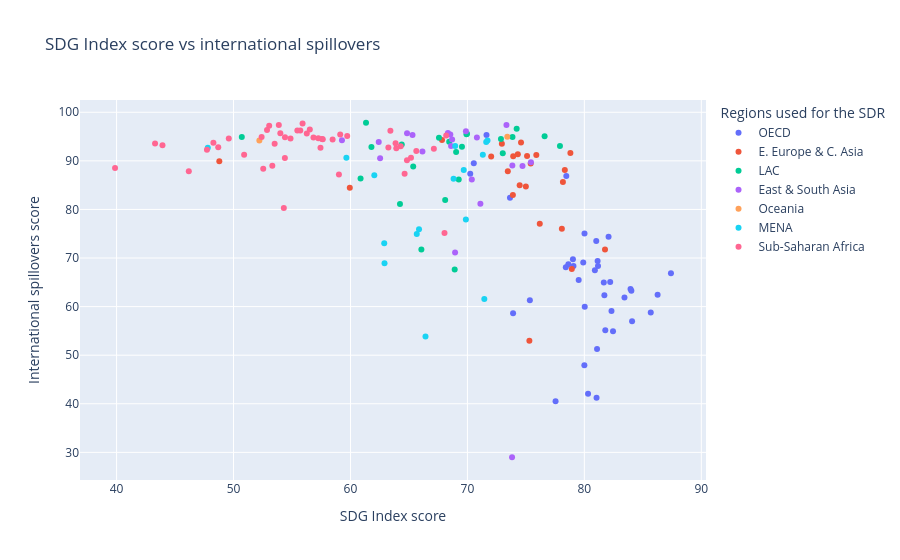

Notebook cell for this chart:
### Markdown cell above
## 3. Score vs international spillovers

### Code cell
spill = "International Spillovers Score (0-100)"
fig = px.scatter(score_data.dropna(subset=[spill]), x=score_col, y=spill,
                 color="Regions used for the SDR", hover_name="country",
                 title="SDG Index score vs international spillovers",
                 labels={score_col: "SDG Index score", spill: "International spillovers score"})
fig.show()
print("Pearson correlation:", score_data[[score_col, spill]].corr().iloc[0,1])

### Figure 1 — Plotly figure (JSON) as saved in the notebook; plotly's stock layout.template omitted (floating-point values rounded to 4 significant figures)
{"data": [{"hovertemplate": "<b>%{hovertext}</b><br><br>Regions used for the SDR=OECD<br>SDG Index score=%{x}<br>International spillovers score=%{y}<extra></extra>", "hovertext": ["Finland", "Sweden", "Denmark", "Norway", "Germany", "Austria", "France", "United Kingdom", "Iceland", "Czechia", "Poland", "Estonia", "Latvia", "Slovenia", "Spain", "Portugal", "Belgium", "Netherlands", "Japan", "Slovak Republic", "Switzerland", "Lithuania", "Hungary", "Ireland", "Italy", "New Zealand", "Canada", "Australia", "Greece", "Chile", "Korea, Rep.", "Luxembourg", "United States", "Israel", "Costa Rica", "Colombia", "Mexico", "Türkiye"], "legendgroup": "OECD", "marker": {"color": "#636efa", "symbol": "circle"}, "mode": "markers", "name": "OECD", "orientation": "v", "showlegend": true, "type": "scatter", "x": [87.4, 86.26, 85.68, 84.08, 84.02, 83.95, 83.43, 82.45, 82.32, 82.21, 82.07, 81.79, 81.71, 81.66, 81.17, 81.13, 81.08, 81.04, 81.02, 80.9, 80.32, 80.03, 80.01, 80.0, 79.91, 79.51, 79.07, 79.02, 78.63, 78.46, 78.41, 77.54, 75.34, 73.91, 73.64, 71.63, 70.55, 70.24], "xaxis": "x", "y": [66.88, 62.45, 58.77, 56.99, 63.27, 63.6, 61.87, 54.91, 59.11, 65.06, 74.38, 55.14, 62.33, 64.96, 68.36, 69.4, 51.28, 41.22, 73.53, 67.47, 42.08, 59.95, 75.05, 47.91, 69.08, 65.5, 68.36, 69.74, 68.72, 86.89, 68.11, 40.53, 61.31, 58.62, 82.39, 95.33, 89.49, 87.32], "yaxis": "y"}, {"hovertemplate": "<b>%{hovertext}</b><br><br>Regions used for the SDR=E. Europe & C. Asia<br>SDG Index score=%{x}<br>International spillovers score=%{y}<extra></extra>", "hovertext": ["Croatia", "Malta", "Moldova", "Belarus", "Serbia", "Romania", "Bulgaria", "Ukraine", "Albania", "Cyprus", "Armenia", "Montenegro", "Kyrgyz Republic", "Russian Federation", "Azerbaijan", "Bosnia and Herzegovina", "North Macedonia", "Georgia", "Uzbekistan", "Kazakhstan", "Tajikistan", "Turkmenistan", "Afghanistan"], "legendgroup": "E. Europe & C. Asia", "marker": {"color": "#EF553B", "symbol": "circle"}, "mode": "markers", "name": "E. Europe & C. Asia", "orientation": "v", "showlegend": true, "type": "scatter", "x": [81.77, 78.93, 78.81, 78.33, 78.17, 78.08, 76.19, 75.89, 75.41, 75.3, 75.1, 75.0, 74.58, 74.47, 74.31, 73.92, 73.89, 73.45, 72.95, 72.03, 67.83, 59.94, 48.78], "xaxis": "x", "y": [71.75, 67.77, 91.61, 88.14, 85.63, 76.04, 77.08, 91.2, 89.45, 52.99, 91.01, 84.74, 93.78, 84.96, 91.34, 90.93, 82.96, 87.89, 93.54, 90.92, 94.29, 84.45, 89.9], "yaxis": "y"}, {"hovertemplate": "<b>%{hovertext}</b><br><br>Regions used for the SDR=LAC<br>SDG Index score=%{x}<br>International spillovers score=%{y}<extra></extra>", "hovertext": ["Uruguay", "Cuba", "Brazil", "Argentina", "Dominican Republic", "Peru", "Suriname", "Ecuador", "Belize", "Jamaica", "Barbados", "Panama", "Paraguay", "El Salvador", "Bolivia", "Bahamas, The", "Venezuela, RB", "Nicaragua", "Guyana", "Honduras", "Trinidad and Tobago", "Guatemala", "Haiti"], "legendgroup": "LAC", "marker": {"color": "#00cc96", "symbol": "circle"}, "mode": "markers", "name": "LAC", "orientation": "v", "showlegend": true, "type": "scatter", "x": [77.91, 76.6, 74.21, 73.86, 73.02, 72.87, 69.97, 69.92, 69.53, 69.26, 69.03, 68.91, 68.44, 68.1, 67.57, 66.06, 65.37, 64.39, 64.23, 61.79, 61.33, 60.86, 50.71], "xaxis": "x", "y": [93.06, 95.08, 96.59, 94.91, 91.55, 94.48, 95.56, 95.5, 92.9, 86.16, 91.8, 67.62, 93.92, 81.92, 94.74, 71.78, 88.81, 93.37, 81.1, 92.84, 97.84, 86.38, 94.9], "yaxis": "y"}, {"hovertemplate": "<b>%{hovertext}</b><br><br>Regions used for the SDR=East & South Asia<br>SDG Index score=%{x}<br>International spillovers score=%{y}<extra></extra>", "hovertext": ["Thailand", "China", "Vietnam", "Singapore", "Maldives", "Bhutan", "Indonesia", "Malaysia", "Philippines", "Brunei Darussalam", "Nepal", "Mongolia", "Sri Lanka", "India", "Timor-Leste", "Cambodia", "Bangladesh", "Lao PDR", "Myanmar", "Pakistan"], "legendgroup": "East & South Asia", "marker": {"color": "#ab63fa", "symbol": "circle"}, "mode": "markers", "name": "East & South Asia", "orientation": "v", "showlegend": true, "type": "scatter", "x": [75.43, 74.71, 73.84, 73.82, 73.34, 71.11, 70.81, 70.38, 69.87, 68.95, 68.69, 68.6, 68.54, 68.33, 66.15, 65.31, 64.84, 62.53, 62.42, 59.27], "xaxis": "x", "y": [89.69, 88.92, 89.04, 28.99, 97.39, 81.18, 94.81, 86.16, 96.07, 71.16, 94.42, 93.06, 95.41, 95.74, 91.94, 95.31, 95.66, 90.56, 93.88, 94.24], "yaxis": "y"}, {"hovertemplate": "<b>%{hovertext}</b><br><br>Regions used for the SDR=Oceania<br>SDG Index score=%{x}<br>International spillovers score=%{y}<extra></extra>", "hovertext": ["Fiji", "Papua New Guinea"], "legendgroup": "Oceania", "marker": {"color": "#FFA15A", "symbol": "circle"}, "mode": "markers", "name": "Oceania", "orientation": "v", "showlegend": true, "type": "scatter", "x": [73.41, 52.21], "xaxis": "x", "y": [94.95, 94.18], "yaxis": "y"}, {"hovertemplate": "<b>%{hovertext}</b><br><br>Regions used for the SDR=MENA<br>SDG Index score=%{x}<br>International spillovers score=%{y}<extra></extra>", "hovertext": ["Morocco", "Algeria", "United Arab Emirates", "Tunisia", "Oman", "Jordan", "Egypt, Arab Rep.", "Iran, Islamic Rep.", "Qatar", "Saudi Arabia", "Bahrain", "Kuwait", "Lebanon", "Iraq", "Syrian Arab Republic", "Yemen, Rep."], "legendgroup": "MENA", "marker": {"color": "#19d3f3", "symbol": "circle"}, "mode": "markers", "name": "MENA", "orientation": "v", "showlegend": true, "type": "scatter", "x": [71.72, 71.61, 71.45, 71.32, 69.87, 69.69, 68.95, 68.82, 66.42, 65.86, 65.67, 62.91, 62.89, 62.04, 59.65, 47.8], "xaxis": "x", "y": [94.21, 93.88, 61.54, 91.25, 77.91, 88.14, 93.04, 86.31, 53.84, 75.93, 74.97, 68.92, 73.06, 87.03, 90.62, 92.7], "yaxis": "y"}, {"hovertemplate": "<b>%{hovertext}</b><br><br>Regions used for the SDR=Sub-Saharan Africa<br>SDG Index score=%{x}<br>International spillovers score=%{y}<extra></extra>", "hovertext": ["Cabo Verde", "Mauritius", "Namibia", "Kenya", "South Africa", "Sao Tome and Principe", "Botswana", "Rwanda", "Gabon", "Ghana", "Senegal", "Cote d'Ivoire", "Benin", "Togo", "Eswatini", "Gambia, The", "Cameroon", "Tanzania", "Mauritania", "Zimbabwe", "Guinea", "Malawi", "Ethiopia", "Sierra Leone", "Nigeria", "Uganda", "Lesotho", "Burkina Faso", "Comoros", "Djibouti", "Mali", "Zambia", "Burundi", "Guinea-Bissau", "Mozambique", "Madagascar", "Congo, Rep.", "Angola", "Liberia", "Niger", "Eritrea", "Congo, Dem. Rep.", "Sudan", "Somalia", "Chad", "Central African Republic", "South Sudan"], "legendgroup": "Sub-Saharan Africa", "marker": {"color": "#FF6692", "symbol": "circle"}, "mode": "markers", "name": "Sub-Saharan Africa", "orientation": "v", "showlegend": true, "type": "scatter", "x": [68.19, 68.04, 67.13, 65.63, 65.18, 64.83, 64.63, 64.29, 63.92, 63.86, 63.41, 63.24, 59.72, 59.12, 59.01, 58.47, 57.63, 57.57, 57.44, 57.25, 56.84, 56.52, 56.26, 55.91, 55.71, 55.46, 54.87, 54.4, 54.39, 54.3, 54.0, 53.87, 53.52, 53.32, 53.05, 52.87, 52.54, 52.4, 50.91, 49.6, 48.69, 48.28, 47.73, 46.18, 43.92, 43.29, 39.87], "xaxis": "x", "y": [95.23, 75.15, 92.5, 92.03, 90.63, 90.14, 87.34, 93.0, 92.62, 93.64, 96.19, 92.73, 95.09, 95.41, 87.22, 94.38, 94.44, 94.51, 92.68, 94.65, 94.82, 96.46, 95.65, 97.68, 96.26, 96.26, 94.61, 94.85, 90.6, 80.3, 95.66, 97.4, 93.5, 89.01, 97.21, 96.36, 88.39, 94.9, 91.25, 94.61, 92.78, 93.71, 92.26, 87.87, 93.2, 93.6, 88.54], "yaxis": "y"}], "layout": {"legend": {"title": {"text": "Regions used for the SDR"}, "tracegroupgap": 0}, "title": {"text": "SDG Index score vs international spillovers"}, "xaxis": {"anchor": "y", "domain": [0, 1], "title": {"text": "SDG Index score"}}, "yaxis": {"anchor": "x", "domain": [0, 1], "title": {"text": "International spillovers score"}}}}
